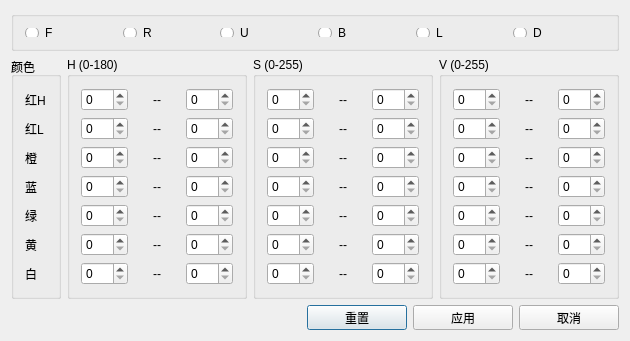
<?xml version="1.0" encoding="UTF-8"?>
<ui version="4.0">
 <class>HSVThresholdDialog</class>
 <widget class="QDialog" name="HSVThresholdDialog">
  <property name="geometry">
   <rect>
    <x>0</x>
    <y>0</y>
    <width>624</width>
    <height>323</height>
   </rect>
  </property>
  <property name="windowTitle">
   <string>HSVThresholdDialog</string>
  </property>
  <layout class="QVBoxLayout" name="verticalLayout_2">
   <item>
    <widget class="QGroupBox" name="groupBox_face">
     <property name="maximumSize">
      <size>
       <width>16777215</width>
       <height>40</height>
      </size>
     </property>
     <layout class="QHBoxLayout" name="horizontalLayout_3">
      <property name="spacing">
       <number>6</number>
      </property>
      <item>
       <widget class="QRadioButton" name="radioBtn_f">
        <property name="text">
         <string>F</string>
        </property>
        <property name="tag_face" stdset="0">
         <char>
          <unicode>102</unicode>
         </char>
        </property>
       </widget>
      </item>
      <item>
       <widget class="QRadioButton" name="radioBtn_r">
        <property name="text">
         <string>R</string>
        </property>
        <property name="tag_face" stdset="0">
         <char>
          <unicode>114</unicode>
         </char>
        </property>
       </widget>
      </item>
      <item>
       <widget class="QRadioButton" name="radioBtn_u">
        <property name="text">
         <string>U</string>
        </property>
        <property name="tag_face" stdset="0">
         <char>
          <unicode>117</unicode>
         </char>
        </property>
       </widget>
      </item>
      <item>
       <widget class="QRadioButton" name="radioBtn_b">
        <property name="text">
         <string>B</string>
        </property>
        <property name="tag_face" stdset="0">
         <char>
          <unicode>98</unicode>
         </char>
        </property>
       </widget>
      </item>
      <item>
       <widget class="QRadioButton" name="radioBtn_l">
        <property name="text">
         <string>L</string>
        </property>
        <property name="tag_face" stdset="0">
         <char>
          <unicode>108</unicode>
         </char>
        </property>
       </widget>
      </item>
      <item>
       <widget class="QRadioButton" name="radioBtn_d">
        <property name="text">
         <string>D</string>
        </property>
        <property name="tag_face" stdset="0">
         <char>
          <unicode>100</unicode>
         </char>
        </property>
       </widget>
      </item>
     </layout>
    </widget>
   </item>
   <item>
    <layout class="QHBoxLayout" name="hLay_hsv">
     <item>
      <widget class="QGroupBox" name="groupBox_color">
       <property name="maximumSize">
        <size>
         <width>50</width>
         <height>16777215</height>
        </size>
       </property>
       <property name="title">
        <string>颜色</string>
       </property>
       <layout class="QVBoxLayout" name="verticalLayout">
        <item>
         <widget class="QLabel" name="label">
          <property name="text">
           <string>红H</string>
          </property>
         </widget>
        </item>
        <item>
         <widget class="QLabel" name="label_25">
          <property name="text">
           <string>红L</string>
          </property>
         </widget>
        </item>
        <item>
         <widget class="QLabel" name="label_5">
          <property name="text">
           <string>橙</string>
          </property>
         </widget>
        </item>
        <item>
         <widget class="QLabel" name="label_6">
          <property name="text">
           <string>蓝</string>
          </property>
         </widget>
        </item>
        <item>
         <widget class="QLabel" name="label_7">
          <property name="text">
           <string>绿</string>
          </property>
         </widget>
        </item>
        <item>
         <widget class="QLabel" name="label_8">
          <property name="text">
           <string>黄</string>
          </property>
         </widget>
        </item>
        <item>
         <widget class="QLabel" name="label_9">
          <property name="text">
           <string>白</string>
          </property>
         </widget>
        </item>
       </layout>
      </widget>
     </item>
     <item>
      <widget class="QGroupBox" name="groupBox_H">
       <property name="minimumSize">
        <size>
         <width>180</width>
         <height>0</height>
        </size>
       </property>
       <property name="title">
        <string>H (0-180)</string>
       </property>
       <layout class="QVBoxLayout" name="verticalLayout_5">
        <item>
         <layout class="QHBoxLayout" name="horizontalLayout_2">
          <item>
           <widget class="QSpinBox" name="spin_redH_h_min">
            <property name="maximum">
             <number>180</number>
            </property>
            <property name="tag_color" stdset="0">
             <string>red_h</string>
            </property>
            <property name="min" stdset="0">
             <bool>true</bool>
            </property>
            <property name="tag_hsv" stdset="0">
             <char>
              <unicode>104</unicode>
             </char>
            </property>
           </widget>
          </item>
          <item>
           <widget class="QLabel" name="label_2">
            <property name="text">
             <string>--</string>
            </property>
            <property name="scaledContents">
             <bool>true</bool>
            </property>
            <property name="alignment">
             <set>Qt::AlignCenter</set>
            </property>
            <property name="wordWrap">
             <bool>false</bool>
            </property>
           </widget>
          </item>
          <item>
           <widget class="QSpinBox" name="spin_redH_h_max">
            <property name="maximum">
             <number>180</number>
            </property>
            <property name="tag_color" stdset="0">
             <string>red_h</string>
            </property>
            <property name="min" stdset="0">
             <bool>false</bool>
            </property>
            <property name="tag_hsv" stdset="0">
             <char>
              <unicode>104</unicode>
             </char>
            </property>
           </widget>
          </item>
         </layout>
        </item>
        <item>
         <layout class="QHBoxLayout" name="horizontalLayout_21">
          <item>
           <widget class="QSpinBox" name="spin_redL_h_min">
            <property name="maximum">
             <number>180</number>
            </property>
            <property name="tag_color" stdset="0">
             <string>red_l</string>
            </property>
            <property name="min" stdset="0">
             <bool>true</bool>
            </property>
            <property name="tag_hsv" stdset="0">
             <char>
              <unicode>104</unicode>
             </char>
            </property>
           </widget>
          </item>
          <item>
           <widget class="QLabel" name="label_26">
            <property name="text">
             <string>--</string>
            </property>
            <property name="scaledContents">
             <bool>true</bool>
            </property>
            <property name="alignment">
             <set>Qt::AlignCenter</set>
            </property>
            <property name="wordWrap">
             <bool>false</bool>
            </property>
           </widget>
          </item>
          <item>
           <widget class="QSpinBox" name="spin_redL_h_max">
            <property name="maximum">
             <number>180</number>
            </property>
            <property name="tag_color" stdset="0">
             <string>red_l</string>
            </property>
            <property name="min" stdset="0">
             <bool>false</bool>
            </property>
            <property name="tag_hsv" stdset="0">
             <char>
              <unicode>104</unicode>
             </char>
            </property>
           </widget>
          </item>
         </layout>
        </item>
        <item>
         <layout class="QHBoxLayout" name="horizontalLayout_6">
          <item>
           <widget class="QSpinBox" name="spin_orange_h_min">
            <property name="maximum">
             <number>180</number>
            </property>
            <property name="tag_color" stdset="0">
             <string>orange</string>
            </property>
            <property name="min" stdset="0">
             <bool>true</bool>
            </property>
            <property name="tag_hsv" stdset="0">
             <char>
              <unicode>104</unicode>
             </char>
            </property>
           </widget>
          </item>
          <item>
           <widget class="QLabel" name="label_10">
            <property name="text">
             <string>--</string>
            </property>
            <property name="scaledContents">
             <bool>true</bool>
            </property>
            <property name="alignment">
             <set>Qt::AlignCenter</set>
            </property>
            <property name="wordWrap">
             <bool>false</bool>
            </property>
           </widget>
          </item>
          <item>
           <widget class="QSpinBox" name="spin_orange_h_max">
            <property name="maximum">
             <number>180</number>
            </property>
            <property name="tag_color" stdset="0">
             <string>orange</string>
            </property>
            <property name="min" stdset="0">
             <bool>false</bool>
            </property>
            <property name="tag_hsv" stdset="0">
             <char>
              <unicode>104</unicode>
             </char>
            </property>
           </widget>
          </item>
         </layout>
        </item>
        <item>
         <layout class="QHBoxLayout" name="horizontalLayout_7">
          <item>
           <widget class="QSpinBox" name="spin_blue_h_min">
            <property name="maximum">
             <number>180</number>
            </property>
            <property name="tag_color" stdset="0">
             <string>blue</string>
            </property>
            <property name="min" stdset="0">
             <bool>true</bool>
            </property>
            <property name="tag_hsv" stdset="0">
             <char>
              <unicode>104</unicode>
             </char>
            </property>
           </widget>
          </item>
          <item>
           <widget class="QLabel" name="label_11">
            <property name="text">
             <string>--</string>
            </property>
            <property name="scaledContents">
             <bool>true</bool>
            </property>
            <property name="alignment">
             <set>Qt::AlignCenter</set>
            </property>
            <property name="wordWrap">
             <bool>false</bool>
            </property>
           </widget>
          </item>
          <item>
           <widget class="QSpinBox" name="spin_blue_h_max">
            <property name="maximum">
             <number>180</number>
            </property>
            <property name="tag_color" stdset="0">
             <string>blue</string>
            </property>
            <property name="min" stdset="0">
             <bool>false</bool>
            </property>
            <property name="tag_hsv" stdset="0">
             <char>
              <unicode>104</unicode>
             </char>
            </property>
           </widget>
          </item>
         </layout>
        </item>
        <item>
         <layout class="QHBoxLayout" name="horizontalLayout_8">
          <item>
           <widget class="QSpinBox" name="spin_green_h_min">
            <property name="maximum">
             <number>180</number>
            </property>
            <property name="tag_color" stdset="0">
             <string>green</string>
            </property>
            <property name="min" stdset="0">
             <bool>true</bool>
            </property>
            <property name="tag_hsv" stdset="0">
             <char>
              <unicode>104</unicode>
             </char>
            </property>
           </widget>
          </item>
          <item>
           <widget class="QLabel" name="label_12">
            <property name="text">
             <string>--</string>
            </property>
            <property name="scaledContents">
             <bool>true</bool>
            </property>
            <property name="alignment">
             <set>Qt::AlignCenter</set>
            </property>
            <property name="wordWrap">
             <bool>false</bool>
            </property>
           </widget>
          </item>
          <item>
           <widget class="QSpinBox" name="spin_green_h_max">
            <property name="maximum">
             <number>180</number>
            </property>
            <property name="tag_color" stdset="0">
             <string>green</string>
            </property>
            <property name="min" stdset="0">
             <bool>false</bool>
            </property>
            <property name="tag_hsv" stdset="0">
             <char>
              <unicode>104</unicode>
             </char>
            </property>
           </widget>
          </item>
         </layout>
        </item>
        <item>
         <layout class="QHBoxLayout" name="horizontalLayout_9">
          <item>
           <widget class="QSpinBox" name="spin_yellow_h_min">
            <property name="maximum">
             <number>180</number>
            </property>
            <property name="tag_color" stdset="0">
             <string>yellow</string>
            </property>
            <property name="min" stdset="0">
             <bool>true</bool>
            </property>
            <property name="tag_hsv" stdset="0">
             <char>
              <unicode>104</unicode>
             </char>
            </property>
           </widget>
          </item>
          <item>
           <widget class="QLabel" name="label_13">
            <property name="text">
             <string>--</string>
            </property>
            <property name="scaledContents">
             <bool>true</bool>
            </property>
            <property name="alignment">
             <set>Qt::AlignCenter</set>
            </property>
            <property name="wordWrap">
             <bool>false</bool>
            </property>
           </widget>
          </item>
          <item>
           <widget class="QSpinBox" name="spin_yellow_h_max">
            <property name="maximum">
             <number>180</number>
            </property>
            <property name="tag_color" stdset="0">
             <string>yellow</string>
            </property>
            <property name="min" stdset="0">
             <bool>false</bool>
            </property>
            <property name="tag_hsv" stdset="0">
             <char>
              <unicode>104</unicode>
             </char>
            </property>
           </widget>
          </item>
         </layout>
        </item>
        <item>
         <layout class="QHBoxLayout" name="horizontalLayout_10">
          <item>
           <widget class="QSpinBox" name="spin_white_h_min">
            <property name="maximum">
             <number>180</number>
            </property>
            <property name="tag_color" stdset="0">
             <string>white</string>
            </property>
            <property name="min" stdset="0">
             <bool>true</bool>
            </property>
            <property name="tag_hsv" stdset="0">
             <char>
              <unicode>104</unicode>
             </char>
            </property>
           </widget>
          </item>
          <item>
           <widget class="QLabel" name="label_14">
            <property name="text">
             <string>--</string>
            </property>
            <property name="scaledContents">
             <bool>true</bool>
            </property>
            <property name="alignment">
             <set>Qt::AlignCenter</set>
            </property>
            <property name="wordWrap">
             <bool>false</bool>
            </property>
           </widget>
          </item>
          <item>
           <widget class="QSpinBox" name="spin_white_h_max">
            <property name="maximum">
             <number>180</number>
            </property>
            <property name="tag_color" stdset="0">
             <string>white</string>
            </property>
            <property name="min" stdset="0">
             <bool>false</bool>
            </property>
            <property name="tag_hsv" stdset="0">
             <char>
              <unicode>104</unicode>
             </char>
            </property>
           </widget>
          </item>
         </layout>
        </item>
       </layout>
      </widget>
     </item>
     <item>
      <widget class="QGroupBox" name="groupBox_S">
       <property name="minimumSize">
        <size>
         <width>180</width>
         <height>0</height>
        </size>
       </property>
       <property name="title">
        <string>S (0-255)</string>
       </property>
       <layout class="QVBoxLayout" name="verticalLayout_6">
        <item>
         <layout class="QHBoxLayout" name="horizontalLayout_4">
          <item>
           <widget class="QSpinBox" name="spin_redH_s_min">
            <property name="maximum">
             <number>255</number>
            </property>
            <property name="tag_color" stdset="0">
             <string>red_h</string>
            </property>
            <property name="min" stdset="0">
             <bool>true</bool>
            </property>
            <property name="tag_hsv" stdset="0">
             <char>
              <unicode>115</unicode>
             </char>
            </property>
           </widget>
          </item>
          <item>
           <widget class="QLabel" name="label_3">
            <property name="text">
             <string>--</string>
            </property>
            <property name="scaledContents">
             <bool>true</bool>
            </property>
            <property name="alignment">
             <set>Qt::AlignCenter</set>
            </property>
            <property name="wordWrap">
             <bool>false</bool>
            </property>
           </widget>
          </item>
          <item>
           <widget class="QSpinBox" name="spin_redH_s_max">
            <property name="maximum">
             <number>255</number>
            </property>
            <property name="tag_color" stdset="0">
             <string>red_h</string>
            </property>
            <property name="min" stdset="0">
             <bool>false</bool>
            </property>
            <property name="tag_hsv" stdset="0">
             <char>
              <unicode>115</unicode>
             </char>
            </property>
           </widget>
          </item>
         </layout>
        </item>
        <item>
         <layout class="QHBoxLayout" name="horizontalLayout_22">
          <item>
           <widget class="QSpinBox" name="spin_redL_s_min">
            <property name="maximum">
             <number>180</number>
            </property>
            <property name="tag_color" stdset="0">
             <string>red_l</string>
            </property>
            <property name="min" stdset="0">
             <bool>true</bool>
            </property>
            <property name="tag_hsv" stdset="0">
             <char>
              <unicode>115</unicode>
             </char>
            </property>
           </widget>
          </item>
          <item>
           <widget class="QLabel" name="label_27">
            <property name="text">
             <string>--</string>
            </property>
            <property name="scaledContents">
             <bool>true</bool>
            </property>
            <property name="alignment">
             <set>Qt::AlignCenter</set>
            </property>
            <property name="wordWrap">
             <bool>false</bool>
            </property>
           </widget>
          </item>
          <item>
           <widget class="QSpinBox" name="spin_redL_s_max">
            <property name="maximum">
             <number>180</number>
            </property>
            <property name="tag_color" stdset="0">
             <string>red_l</string>
            </property>
            <property name="min" stdset="0">
             <bool>false</bool>
            </property>
            <property name="tag_hsv" stdset="0">
             <char>
              <unicode>115</unicode>
             </char>
            </property>
           </widget>
          </item>
         </layout>
        </item>
        <item>
         <layout class="QHBoxLayout" name="horizontalLayout_11">
          <item>
           <widget class="QSpinBox" name="spin_orange_s_min">
            <property name="maximum">
             <number>255</number>
            </property>
            <property name="tag_color" stdset="0">
             <string>orange</string>
            </property>
            <property name="min" stdset="0">
             <bool>true</bool>
            </property>
            <property name="tag_hsv" stdset="0">
             <char>
              <unicode>115</unicode>
             </char>
            </property>
           </widget>
          </item>
          <item>
           <widget class="QLabel" name="label_15">
            <property name="text">
             <string>--</string>
            </property>
            <property name="scaledContents">
             <bool>true</bool>
            </property>
            <property name="alignment">
             <set>Qt::AlignCenter</set>
            </property>
            <property name="wordWrap">
             <bool>false</bool>
            </property>
           </widget>
          </item>
          <item>
           <widget class="QSpinBox" name="spin_orange_s_max">
            <property name="maximum">
             <number>255</number>
            </property>
            <property name="tag_color" stdset="0">
             <string>orange</string>
            </property>
            <property name="min" stdset="0">
             <bool>false</bool>
            </property>
            <property name="tag_hsv" stdset="0">
             <char>
              <unicode>115</unicode>
             </char>
            </property>
           </widget>
          </item>
         </layout>
        </item>
        <item>
         <layout class="QHBoxLayout" name="horizontalLayout_12">
          <item>
           <widget class="QSpinBox" name="spin_blue_s_min">
            <property name="maximum">
             <number>255</number>
            </property>
            <property name="tag_color" stdset="0">
             <string>blue</string>
            </property>
            <property name="min" stdset="0">
             <bool>true</bool>
            </property>
            <property name="tag_hsv" stdset="0">
             <char>
              <unicode>115</unicode>
             </char>
            </property>
           </widget>
          </item>
          <item>
           <widget class="QLabel" name="label_16">
            <property name="text">
             <string>--</string>
            </property>
            <property name="scaledContents">
             <bool>true</bool>
            </property>
            <property name="alignment">
             <set>Qt::AlignCenter</set>
            </property>
            <property name="wordWrap">
             <bool>false</bool>
            </property>
           </widget>
          </item>
          <item>
           <widget class="QSpinBox" name="spin_blue_s_max">
            <property name="maximum">
             <number>255</number>
            </property>
            <property name="tag_color" stdset="0">
             <string>blue</string>
            </property>
            <property name="min" stdset="0">
             <bool>false</bool>
            </property>
            <property name="tag_hsv" stdset="0">
             <char>
              <unicode>115</unicode>
             </char>
            </property>
           </widget>
          </item>
         </layout>
        </item>
        <item>
         <layout class="QHBoxLayout" name="horizontalLayout_13">
          <item>
           <widget class="QSpinBox" name="spin_green_s_min">
            <property name="maximum">
             <number>255</number>
            </property>
            <property name="tag_color" stdset="0">
             <string>green</string>
            </property>
            <property name="min" stdset="0">
             <bool>true</bool>
            </property>
            <property name="tag_hsv" stdset="0">
             <char>
              <unicode>115</unicode>
             </char>
            </property>
           </widget>
          </item>
          <item>
           <widget class="QLabel" name="label_17">
            <property name="text">
             <string>--</string>
            </property>
            <property name="scaledContents">
             <bool>true</bool>
            </property>
            <property name="alignment">
             <set>Qt::AlignCenter</set>
            </property>
            <property name="wordWrap">
             <bool>false</bool>
            </property>
           </widget>
          </item>
          <item>
           <widget class="QSpinBox" name="spin_green_s_max">
            <property name="maximum">
             <number>255</number>
            </property>
            <property name="tag_color" stdset="0">
             <string>green</string>
            </property>
            <property name="min" stdset="0">
             <bool>false</bool>
            </property>
            <property name="tag_hsv" stdset="0">
             <char>
              <unicode>115</unicode>
             </char>
            </property>
           </widget>
          </item>
         </layout>
        </item>
        <item>
         <layout class="QHBoxLayout" name="horizontalLayout_14">
          <item>
           <widget class="QSpinBox" name="spin_yellow_s_min">
            <property name="maximum">
             <number>255</number>
            </property>
            <property name="tag_color" stdset="0">
             <string>yellow</string>
            </property>
            <property name="min" stdset="0">
             <bool>true</bool>
            </property>
            <property name="tag_hsv" stdset="0">
             <char>
              <unicode>115</unicode>
             </char>
            </property>
           </widget>
          </item>
          <item>
           <widget class="QLabel" name="label_18">
            <property name="text">
             <string>--</string>
            </property>
            <property name="scaledContents">
             <bool>true</bool>
            </property>
            <property name="alignment">
             <set>Qt::AlignCenter</set>
            </property>
            <property name="wordWrap">
             <bool>false</bool>
            </property>
           </widget>
          </item>
          <item>
           <widget class="QSpinBox" name="spin_yellow_s_max">
            <property name="maximum">
             <number>255</number>
            </property>
            <property name="tag_color" stdset="0">
             <string>yellow</string>
            </property>
            <property name="min" stdset="0">
             <bool>false</bool>
            </property>
            <property name="tag_hsv" stdset="0">
             <char>
              <unicode>115</unicode>
             </char>
            </property>
           </widget>
          </item>
         </layout>
        </item>
        <item>
         <layout class="QHBoxLayout" name="horizontalLayout_15">
          <item>
           <widget class="QSpinBox" name="spin_white_s_min">
            <property name="maximum">
             <number>255</number>
            </property>
            <property name="tag_color" stdset="0">
             <string>white</string>
            </property>
            <property name="min" stdset="0">
             <bool>true</bool>
            </property>
            <property name="tag_hsv" stdset="0">
             <char>
              <unicode>115</unicode>
             </char>
            </property>
           </widget>
          </item>
          <item>
           <widget class="QLabel" name="label_19">
            <property name="text">
             <string>--</string>
            </property>
            <property name="scaledContents">
             <bool>true</bool>
            </property>
            <property name="alignment">
             <set>Qt::AlignCenter</set>
            </property>
            <property name="wordWrap">
             <bool>false</bool>
            </property>
           </widget>
          </item>
          <item>
           <widget class="QSpinBox" name="spin_white_s_max">
            <property name="maximum">
             <number>255</number>
            </property>
            <property name="tag_color" stdset="0">
             <string>white</string>
            </property>
            <property name="min" stdset="0">
             <bool>false</bool>
            </property>
            <property name="tag_hsv" stdset="0">
             <char>
              <unicode>115</unicode>
             </char>
            </property>
           </widget>
          </item>
         </layout>
        </item>
       </layout>
      </widget>
     </item>
     <item>
      <widget class="QGroupBox" name="groupBox_V">
       <property name="minimumSize">
        <size>
         <width>180</width>
         <height>0</height>
        </size>
       </property>
       <property name="title">
        <string>V (0-255)</string>
       </property>
       <layout class="QVBoxLayout" name="verticalLayout_7">
        <item>
         <layout class="QHBoxLayout" name="horizontalLayout_5">
          <item>
           <widget class="QSpinBox" name="spin_redH_v_min">
            <property name="maximum">
             <number>255</number>
            </property>
            <property name="tag_color" stdset="0">
             <string>red_h</string>
            </property>
            <property name="min" stdset="0">
             <bool>true</bool>
            </property>
            <property name="tag_hsv" stdset="0">
             <char>
              <unicode>118</unicode>
             </char>
            </property>
           </widget>
          </item>
          <item>
           <widget class="QLabel" name="label_4">
            <property name="text">
             <string>--</string>
            </property>
            <property name="scaledContents">
             <bool>true</bool>
            </property>
            <property name="alignment">
             <set>Qt::AlignCenter</set>
            </property>
            <property name="wordWrap">
             <bool>false</bool>
            </property>
           </widget>
          </item>
          <item>
           <widget class="QSpinBox" name="spin_redH_v_max">
            <property name="maximum">
             <number>255</number>
            </property>
            <property name="tag_color" stdset="0">
             <string>red_h</string>
            </property>
            <property name="min" stdset="0">
             <bool>false</bool>
            </property>
            <property name="tag_hsv" stdset="0">
             <char>
              <unicode>118</unicode>
             </char>
            </property>
           </widget>
          </item>
         </layout>
        </item>
        <item>
         <layout class="QHBoxLayout" name="horizontalLayout_23">
          <item>
           <widget class="QSpinBox" name="spin_redL_v_min">
            <property name="maximum">
             <number>180</number>
            </property>
            <property name="tag_color" stdset="0">
             <string>red_l</string>
            </property>
            <property name="min" stdset="0">
             <bool>true</bool>
            </property>
            <property name="tag_hsv" stdset="0">
             <char>
              <unicode>118</unicode>
             </char>
            </property>
           </widget>
          </item>
          <item>
           <widget class="QLabel" name="label_28">
            <property name="text">
             <string>--</string>
            </property>
            <property name="scaledContents">
             <bool>true</bool>
            </property>
            <property name="alignment">
             <set>Qt::AlignCenter</set>
            </property>
            <property name="wordWrap">
             <bool>false</bool>
            </property>
           </widget>
          </item>
          <item>
           <widget class="QSpinBox" name="spin_redL_v_max">
            <property name="maximum">
             <number>180</number>
            </property>
            <property name="tag_color" stdset="0">
             <string>red_l</string>
            </property>
            <property name="min" stdset="0">
             <bool>false</bool>
            </property>
            <property name="tag_hsv" stdset="0">
             <char>
              <unicode>118</unicode>
             </char>
            </property>
           </widget>
          </item>
         </layout>
        </item>
        <item>
         <layout class="QHBoxLayout" name="horizontalLayout_16">
          <item>
           <widget class="QSpinBox" name="spin_orange_v_min">
            <property name="maximum">
             <number>255</number>
            </property>
            <property name="tag_color" stdset="0">
             <string>orange</string>
            </property>
            <property name="min" stdset="0">
             <bool>true</bool>
            </property>
            <property name="tag_hsv" stdset="0">
             <char>
              <unicode>118</unicode>
             </char>
            </property>
           </widget>
          </item>
          <item>
           <widget class="QLabel" name="label_20">
            <property name="text">
             <string>--</string>
            </property>
            <property name="scaledContents">
             <bool>true</bool>
            </property>
            <property name="alignment">
             <set>Qt::AlignCenter</set>
            </property>
            <property name="wordWrap">
             <bool>false</bool>
            </property>
           </widget>
          </item>
          <item>
           <widget class="QSpinBox" name="spin_orange_v_max">
            <property name="maximum">
             <number>255</number>
            </property>
            <property name="tag_color" stdset="0">
             <string>orange</string>
            </property>
            <property name="min" stdset="0">
             <bool>false</bool>
            </property>
            <property name="tag_hsv" stdset="0">
             <char>
              <unicode>118</unicode>
             </char>
            </property>
           </widget>
          </item>
         </layout>
        </item>
        <item>
         <layout class="QHBoxLayout" name="horizontalLayout_17">
          <item>
           <widget class="QSpinBox" name="spin_blue_v_min">
            <property name="maximum">
             <number>255</number>
            </property>
            <property name="tag_color" stdset="0">
             <string>blue</string>
            </property>
            <property name="min" stdset="0">
             <bool>true</bool>
            </property>
            <property name="tag_hsv" stdset="0">
             <char>
              <unicode>118</unicode>
             </char>
            </property>
           </widget>
          </item>
          <item>
           <widget class="QLabel" name="label_21">
            <property name="text">
             <string>--</string>
            </property>
            <property name="scaledContents">
             <bool>true</bool>
            </property>
            <property name="alignment">
             <set>Qt::AlignCenter</set>
            </property>
            <property name="wordWrap">
             <bool>false</bool>
            </property>
           </widget>
          </item>
          <item>
           <widget class="QSpinBox" name="spin_blue_v_max">
            <property name="maximum">
             <number>255</number>
            </property>
            <property name="tag_color" stdset="0">
             <string>blue</string>
            </property>
            <property name="min" stdset="0">
             <bool>false</bool>
            </property>
            <property name="tag_hsv" stdset="0">
             <char>
              <unicode>118</unicode>
             </char>
            </property>
           </widget>
          </item>
         </layout>
        </item>
        <item>
         <layout class="QHBoxLayout" name="horizontalLayout_18">
          <item>
           <widget class="QSpinBox" name="spin_green_v_min">
            <property name="maximum">
             <number>255</number>
            </property>
            <property name="tag_color" stdset="0">
             <string>green</string>
            </property>
            <property name="min" stdset="0">
             <bool>true</bool>
            </property>
            <property name="tag_hsv" stdset="0">
             <char>
              <unicode>118</unicode>
             </char>
            </property>
           </widget>
          </item>
          <item>
           <widget class="QLabel" name="label_22">
            <property name="text">
             <string>--</string>
            </property>
            <property name="scaledContents">
             <bool>true</bool>
            </property>
            <property name="alignment">
             <set>Qt::AlignCenter</set>
            </property>
            <property name="wordWrap">
             <bool>false</bool>
            </property>
           </widget>
          </item>
          <item>
           <widget class="QSpinBox" name="spin_green_v_max">
            <property name="maximum">
             <number>255</number>
            </property>
            <property name="tag_color" stdset="0">
             <string>green</string>
            </property>
            <property name="min" stdset="0">
             <bool>false</bool>
            </property>
            <property name="tag_hsv" stdset="0">
             <char>
              <unicode>118</unicode>
             </char>
            </property>
           </widget>
          </item>
         </layout>
        </item>
        <item>
         <layout class="QHBoxLayout" name="horizontalLayout_19">
          <item>
           <widget class="QSpinBox" name="spin_yellow_v_min">
            <property name="maximum">
             <number>255</number>
            </property>
            <property name="tag_color" stdset="0">
             <string>yellow</string>
            </property>
            <property name="min" stdset="0">
             <bool>true</bool>
            </property>
            <property name="tag_hsv" stdset="0">
             <char>
              <unicode>118</unicode>
             </char>
            </property>
           </widget>
          </item>
          <item>
           <widget class="QLabel" name="label_23">
            <property name="text">
             <string>--</string>
            </property>
            <property name="scaledContents">
             <bool>true</bool>
            </property>
            <property name="alignment">
             <set>Qt::AlignCenter</set>
            </property>
            <property name="wordWrap">
             <bool>false</bool>
            </property>
           </widget>
          </item>
          <item>
           <widget class="QSpinBox" name="spin_yellow_v_max">
            <property name="maximum">
             <number>255</number>
            </property>
            <property name="tag_color" stdset="0">
             <string>yellow</string>
            </property>
            <property name="min" stdset="0">
             <bool>false</bool>
            </property>
            <property name="tag_hsv" stdset="0">
             <char>
              <unicode>118</unicode>
             </char>
            </property>
           </widget>
          </item>
         </layout>
        </item>
        <item>
         <layout class="QHBoxLayout" name="horizontalLayout_20">
          <item>
           <widget class="QSpinBox" name="spin_white_v_min">
            <property name="maximum">
             <number>255</number>
            </property>
            <property name="tag_color" stdset="0">
             <string>white</string>
            </property>
            <property name="min" stdset="0">
             <bool>true</bool>
            </property>
            <property name="tag_hsv" stdset="0">
             <char>
              <unicode>118</unicode>
             </char>
            </property>
           </widget>
          </item>
          <item>
           <widget class="QLabel" name="label_24">
            <property name="text">
             <string>--</string>
            </property>
            <property name="scaledContents">
             <bool>true</bool>
            </property>
            <property name="alignment">
             <set>Qt::AlignCenter</set>
            </property>
            <property name="wordWrap">
             <bool>false</bool>
            </property>
           </widget>
          </item>
          <item>
           <widget class="QSpinBox" name="spin_white_v_max">
            <property name="maximum">
             <number>255</number>
            </property>
            <property name="tag_color" stdset="0">
             <string>white</string>
            </property>
            <property name="min" stdset="0">
             <bool>false</bool>
            </property>
            <property name="tag_hsv" stdset="0">
             <char>
              <unicode>118</unicode>
             </char>
            </property>
           </widget>
          </item>
         </layout>
        </item>
       </layout>
      </widget>
     </item>
    </layout>
   </item>
   <item>
    <spacer name="verticalSpacer">
     <property name="orientation">
      <enum>Qt::Vertical</enum>
     </property>
     <property name="sizeHint" stdset="0">
      <size>
       <width>20</width>
       <height>40</height>
      </size>
     </property>
    </spacer>
   </item>
   <item>
    <layout class="QHBoxLayout" name="horizontalLayout">
     <item>
      <spacer name="horizontalSpacer">
       <property name="orientation">
        <enum>Qt::Horizontal</enum>
       </property>
       <property name="sizeHint" stdset="0">
        <size>
         <width>40</width>
         <height>20</height>
        </size>
       </property>
      </spacer>
     </item>
     <item>
      <widget class="QPushButton" name="btn_reset">
       <property name="minimumSize">
        <size>
         <width>100</width>
         <height>25</height>
        </size>
       </property>
       <property name="text">
        <string>重置</string>
       </property>
      </widget>
     </item>
     <item>
      <widget class="QPushButton" name="btn_apply">
       <property name="minimumSize">
        <size>
         <width>100</width>
         <height>25</height>
        </size>
       </property>
       <property name="text">
        <string>应用</string>
       </property>
      </widget>
     </item>
     <item>
      <widget class="QPushButton" name="btn_cancel">
       <property name="minimumSize">
        <size>
         <width>100</width>
         <height>25</height>
        </size>
       </property>
       <property name="text">
        <string>取消</string>
       </property>
      </widget>
     </item>
    </layout>
   </item>
  </layout>
 </widget>
 <layoutdefault spacing="6" margin="11"/>
 <resources/>
 <connections/>
</ui>
